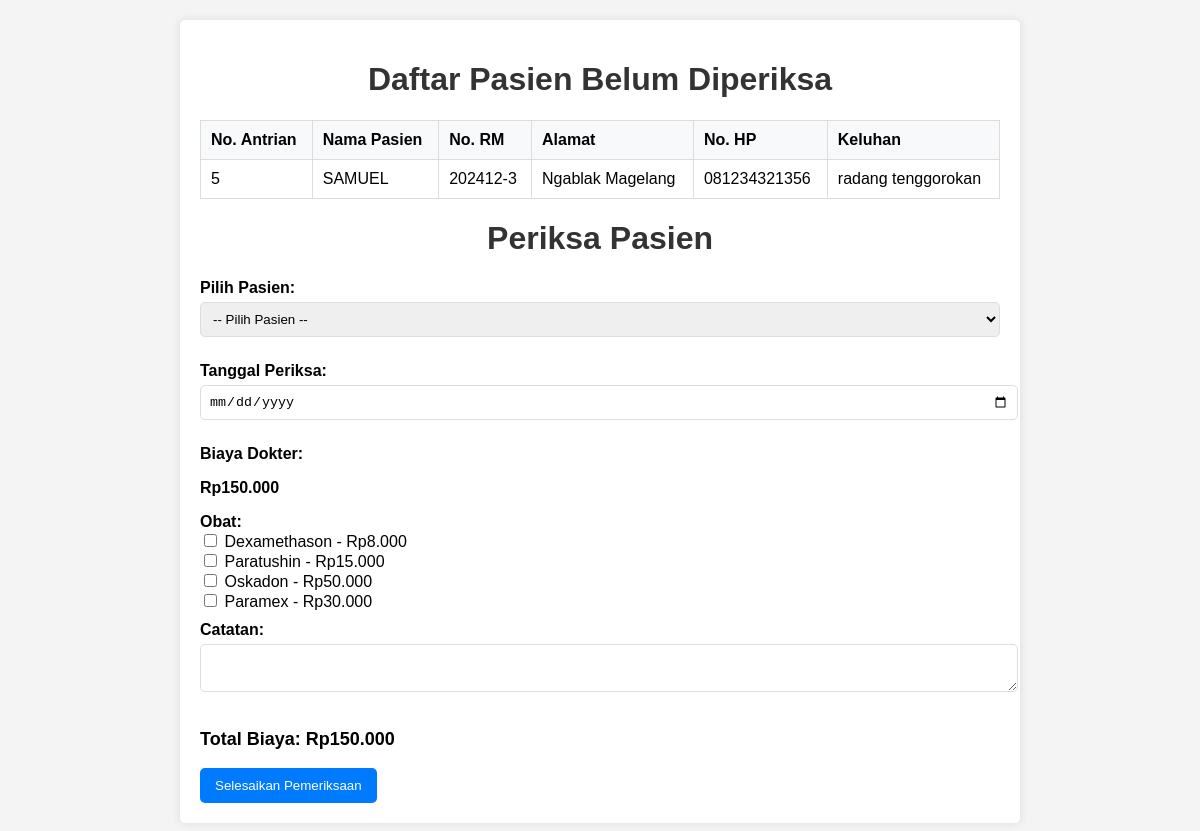
Screenshot of /dokter/antrian_pasien.php (signed in) with the database file from the repository.
### tables this page shows
CREATE TABLE `daftar_poli` (
  `id` int(11) NOT NULL,
  `id_pasien` int(11) NOT NULL,
  `id_jadwal` int(11) NOT NULL,
  `keluhan` text NOT NULL,
  `no_antrian` int(11) DEFAULT NULL
);

CREATE TABLE `pasien` (
  `id` int(11) NOT NULL,
  `nama` varchar(150) NOT NULL,
  `alamat` varchar(255) NOT NULL,
  `tanggal_lahir` date DEFAULT NULL,
  `jenis_kelamin` varchar(20) DEFAULT NULL,
  `no_ktp` varchar(17) NOT NULL,
  `no_hp` varchar(20) NOT NULL,
  `no_rm` char(10) DEFAULT NULL,
  `username` varchar(100) NOT NULL,
  `password` varchar(255) NOT NULL
);

CREATE TABLE `obat` (
  `id_obat` int(11) NOT NULL,
  `nama_obat` varchar(50) NOT NULL,
  `jenis_obat` varchar(50) NOT NULL,
  `harga` int(10) UNSIGNED DEFAULT 0
);

### dokter/antrian_pasien.php (the view, shortened to what this page needs)
<?php
require '../koneksi/koneksi.php';
$dokter_id = $_SESSION['dokter_id'];
$query_pasien = "
    SELECT
        dp.id AS id_daftar_poli,
        dp.no_antrian,
        dp.keluhan,
        p.nama AS nama_pasien,
        p.no_rm,
        p.alamat,
        p.no_hp
    FROM
        daftar_poli dp
    JOIN
        pasien p ON dp.id_pasien = p.id
    JOIN
        jadwal_periksa jp ON dp.id_jadwal = jp.id
    WHERE
        jp.id_dokter = ? AND
        dp.id NOT IN (SELECT id_daftar_poli FROM periksa)
";
$stmt_pasien = $koneksi->prepare($query_pasien);
$stmt_pasien->bind_param("i", $dokter_id);
$stmt_pasien->execute();
$result_pasien = $stmt_pasien->get_result();
$query_obat = "SELECT id_obat, nama_obat, harga FROM obat";
$result_obat = $koneksi->query($query_obat);
?>
<!DOCTYPE html>
<html lang="en">
<head>
</head>
<body>
    <div class="container">
        <h1>Daftar Pasien Belum Diperiksa</h1>
        <table>
            <thead>
                <tr>
                    <th>No. Antrian</th>
                    <th>Nama Pasien</th>
                    <th>No. RM</th>
                    <th>Alamat</th>
                    <th>No. HP</th>
                    <th>Keluhan</th>
                </tr>
            </thead>
            <tbody>
                <?php while ($row = $result_pasien->fetch_assoc()): ?>
                    <tr>
                        <td><?= $row['no_antrian'] ?></td>
                        <td><?= $row['nama_pasien'] ?></td>
                        <td><?= $row['no_rm'] ?></td>
                        <td><?= $row['alamat'] ?></td>
                        <td><?= $row['no_hp'] ?></td>
                        <td><?= $row['keluhan'] ?></td>
                    </tr>
                <?php endwhile; ?>
            </tbody>
        </table>
        <h1>Periksa Pasien</h1>
        <form action="" method="POST">
            <label for="id_daftar_poli">Pilih Pasien:</label>
            <select name="id_daftar_poli" id="id_daftar_poli" required>
                <option value="">-- Pilih Pasien --</option>
            </select>
            <label for="tanggal_periksa">Tanggal Periksa:</label>
            <input type="date" name="tanggal_periksa" id="tanggal_periksa" required>
            <label>Biaya Dokter:</label>
            <p><strong>Rp150.000</strong></p>
            <label>Obat:</label>
            <?php while ($row = $result_obat->fetch_assoc()): ?>
                <div>
                    <input type="checkbox" name="obat[]" value="<?= $row['id_obat'] ?>" data-harga="<?= $row['harga'] ?>" onchange="hitungTotal()">
                    <?= $row['nama_obat'] ?> - Rp<?= number_format($row['harga'], 0, ',', '.') ?>
                </div>
            <?php endwhile; ?>
            <label for="catatan">Catatan:</label>
            <textarea name="catatan" id="catatan"></textarea>
            <h3 class="total">Total Biaya: Rp<span id="total_biaya">0</span></h3>
            <button type="submit">Selesaikan Pemeriksaan</button>
        </form>
    </div>
</body>
</html>

### dokter/antrian_pasien.php (style rules this page uses)
body { font-family: Arial, sans-serif; margin: 0; padding: 0; background-color: #f4f4f4; }
.container { margin: 20px auto; max-width: 800px; background: white; padding: 20px; border-radius: 5px; box-shadow: 0 0 10px rgba(0, 0, 0, 0.1); }
h1 { text-align: center; color: #333; }
table { width: 100%; border-collapse: collapse; margin-bottom: 20px; }
table, th, td { border: 1px solid #ddd; }
th, td { padding: 10px; text-align: left; }
th { background-color: #f8f9fa; }
label { display: block; margin-top: 10px; font-weight: bold; }
input[type="text"], input[type="number"], input[type="date"], textarea, select { width: 100%; padding: 8px; margin-top: 5px; margin-bottom: 15px; border: 1px solid #ddd; border-radius: 5px; }
button { background-color: #007bff; color: white; border: none; padding: 10px 15px; border-radius: 5px; cursor: pointer; }
.total { font-size: 18px; font-weight: bold; }

### rows the page displays
daftar_poli: no_antrian "5", id_pasien.nama "SAMUEL", id_pasien.no_rm "202412-3", id_pasien.alamat "Ngablak Magelang", id_pasien.no_hp "081234321356", keluhan "radang tenggorokan"
obat: nama_obat "Dexamethason", harga "8.000"
obat: nama_obat "Paratushin", harga "15.000"
obat: nama_obat "Oskadon", harga "50.000"
obat: nama_obat "Paramex", harga "30.000"
